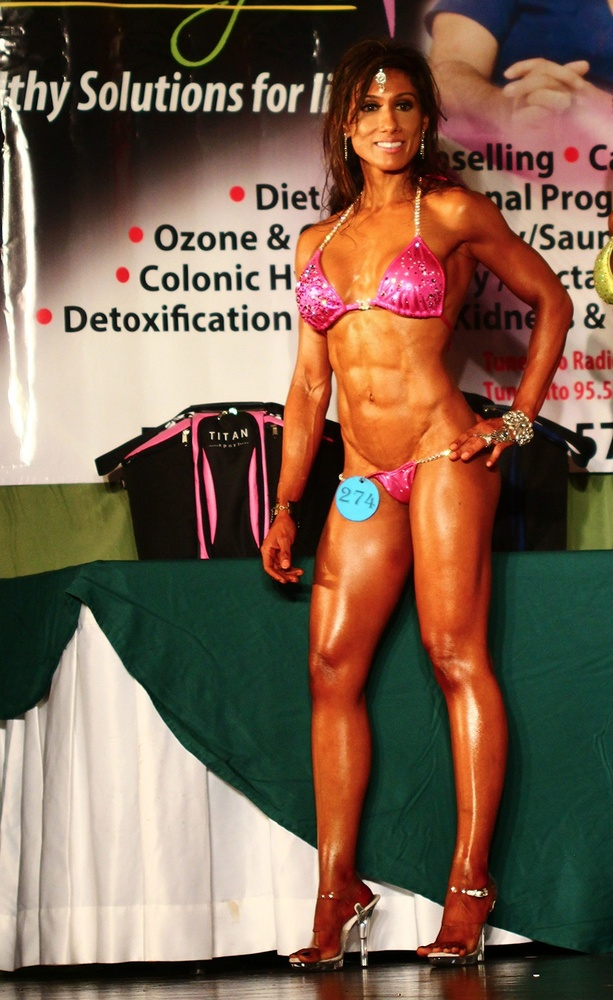
#> input picture 14. ImageNet & Experimenting with Pre-Trained Models (VGG16, ResNet50, InceptionV3)/images/bikinimodel.jpg, 613 x 1000 px, shrunk from 864 x 1409 before the run
$ python getting_and_setting.py --image '14. ImageNet & Experimenting with Pre-Trained Models (VGG16, ResNet50, InceptionV3)/images/bikinimodel.jpg'
#> lines starting #> are read from the running program, lines starting #| are printed output that depends on the picture; after the words box and inside, x2 and y2 are one past the last pixel; in counts of white or black regions, pixels touching at a corner belong together
# USAGE
# python getting_and_setting.py --image ../images/trex.png

# Import the necessary packages
from __future__ import print_function
import argparse
import cv2

# Construct the argument parser and parse the arguments
ap = argparse.ArgumentParser()
ap.add_argument("-i", "--image", required = True,
	help = "Path to the image")
args = vars(ap.parse_args())

# Load the image and show it
image = cv2.imread(args["image"])
#> image is the input picture: shape (1000, 613, 3); mean B, G, R 79.5, 98.5, 123
cv2.imshow("Original", image)

# Images are just NumPy arrays. The top-left pixel can be
# found at (0, 0)
(b, g, r) = image[0, 0]
#> b = 27; g = 63; r = 71
print("Pixel at (0, 0) - Red: {}, Green: {}, Blue: {}".format(r, g, b))
#| Pixel at (0, 0) - Red: 71, Green: 63, Blue: 27

# Now, let's change the value of the pixel at (0, 0) and
# make it red
image[0, 0] = (0, 0, 255)
#> image: shape (1000, 613, 3); under 0.01% of pixels changed, all inside (x1, y1, x2, y2) = (0, 0, 1, 1)
(b, g, r) = image[0, 0]
#> b = 0; g = 0; r = 255
print("Pixel at (0, 0) - Red: {}, Green: {}, Blue: {}".format(r, g, b))
#| Pixel at (0, 0) - Red: 255, Green: 0, Blue: 0

# Since we are using NumPy arrays, we can apply slicing and
# grab large chunks of the image. Let's grab the top-left
# corner
corner = image[0:100, 0:100]
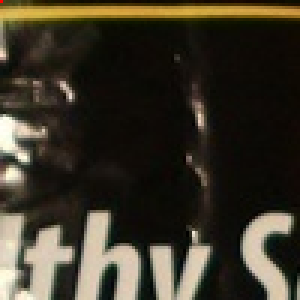
#> corner: shape (100, 100, 3) (shown 3 times larger); mean B, G, R 40.2, 53.4, 59
cv2.imshow("Corner", corner)

# Let's make the top-left corner of the image green
image[0:100, 0:100] = (0, 255, 0)
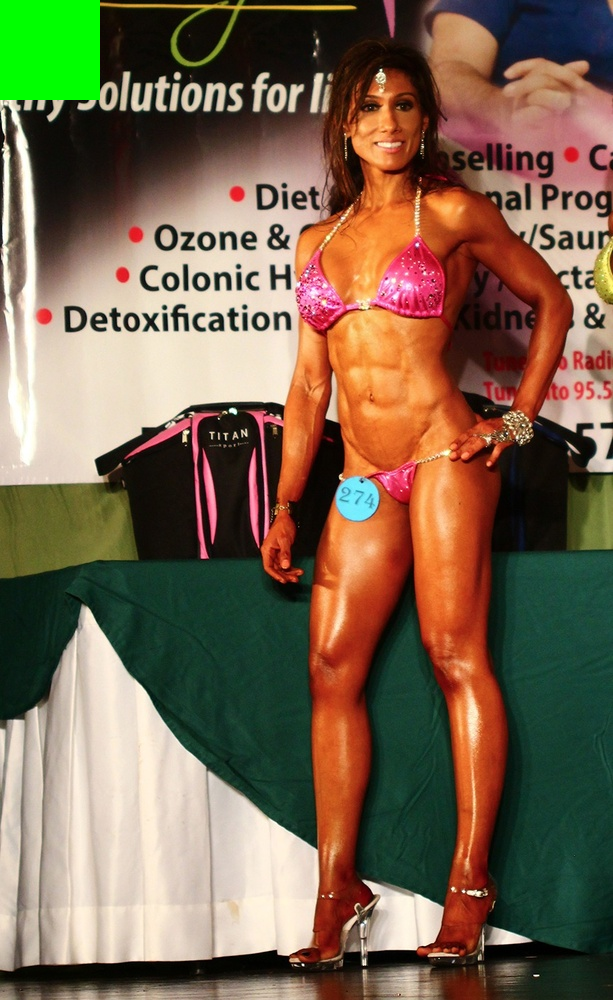
#> image: shape (1000, 613, 3); mean B, G, R 78.9, 101.8, 122

# Show our updated image
cv2.imshow("Updated", image)
cv2.waitKey(0)

$ run again, on 14. ImageNet & Experimenting with Pre-Trained Models (VGG16, ResNet50, InceptionV3)/images/snail.jpg
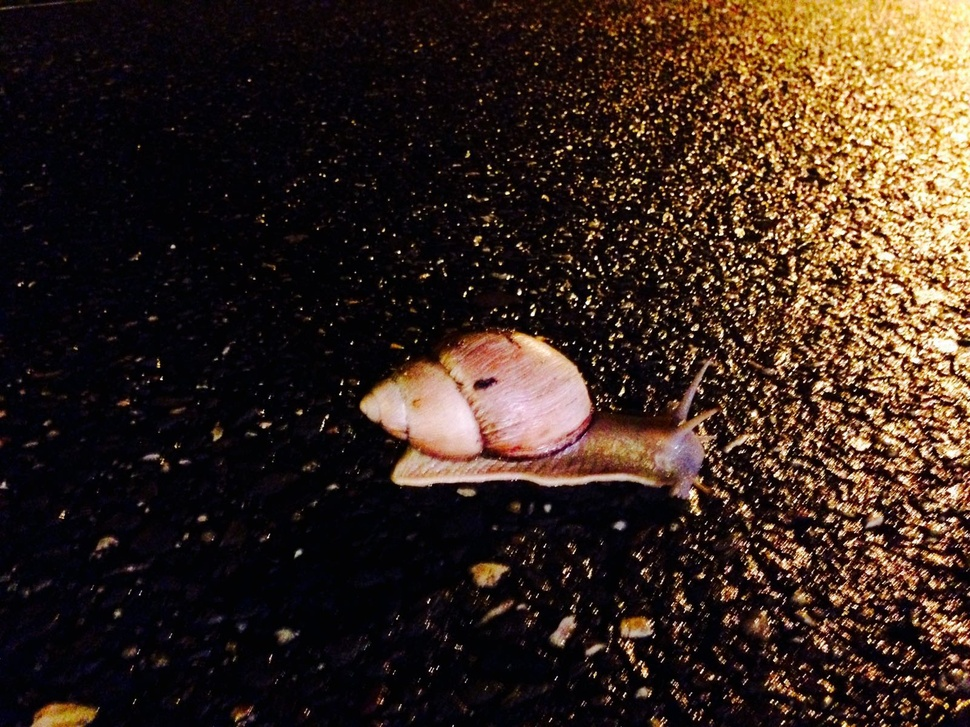
#> input picture 14. ImageNet & Experimenting with Pre-Trained Models (VGG16, ResNet50, InceptionV3)/images/snail.jpg, 970 x 727 px, shrunk from 1600 x 1200 before the run
#> image is the input picture: shape (727, 970, 3); mean B, G, R 31, 40, 56.1
#> `(b, g, r) = image[0, 0]`: b = 0; g = 12; r = 24
#| Pixel at (0, 0) - Red: 24, Green: 12, Blue: 0
#> `(b, g, r) = image[0, 0]`: g = 0; r = 255
#| Pixel at (0, 0) - Red: 255, Green: 0, Blue: 0
#> `corner = image[0:100, 0:100]`:
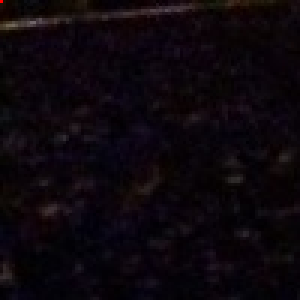
#> corner: shape (100, 100, 3) (shown 3 times larger); mean B, G, R 12.1, 6.5, 12.8
#> `image[0:100, 0:100] = (0, 255, 0)`:
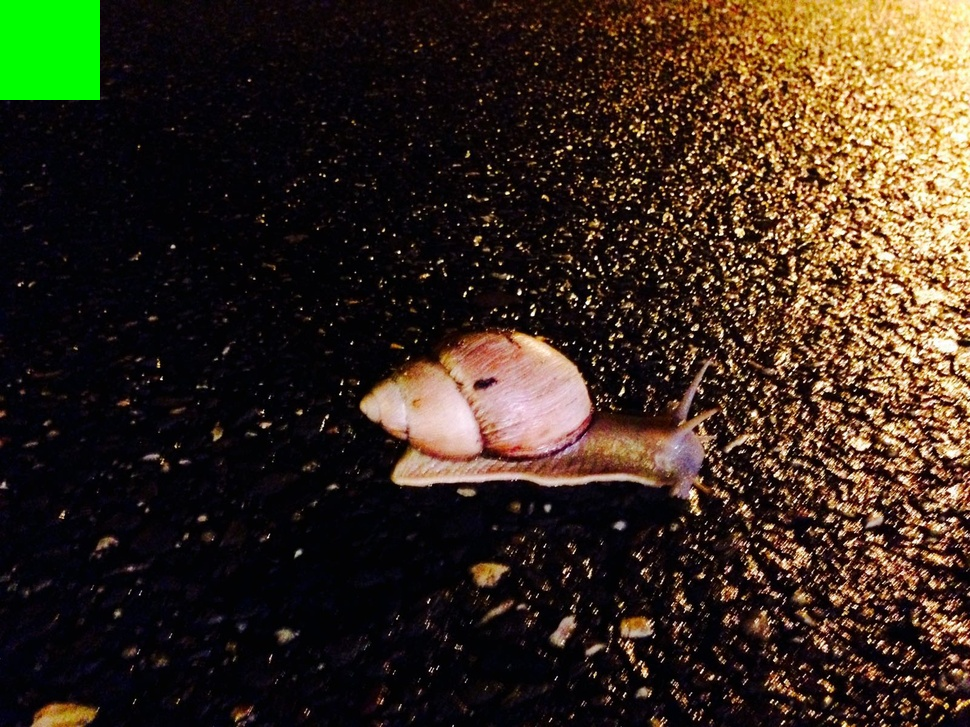
#> image: shape (727, 970, 3); mean B, G, R 30.9, 43.5, 55.9
